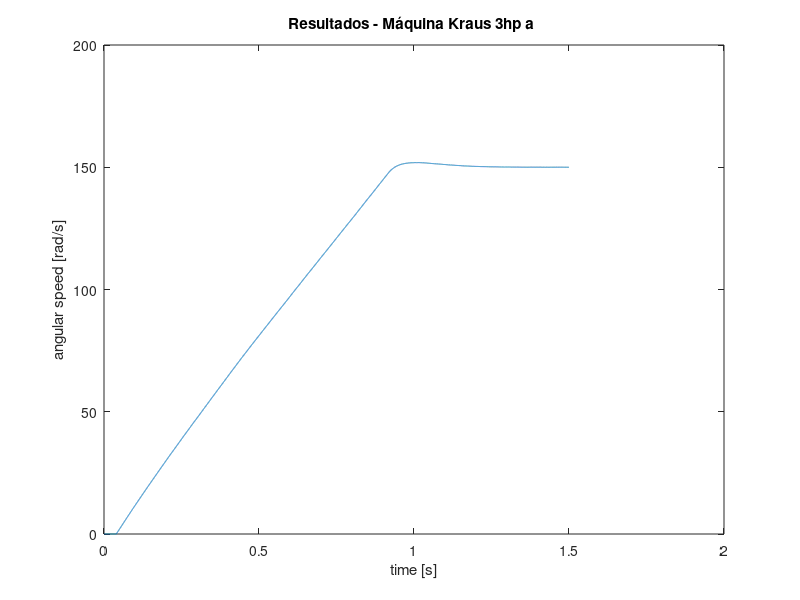
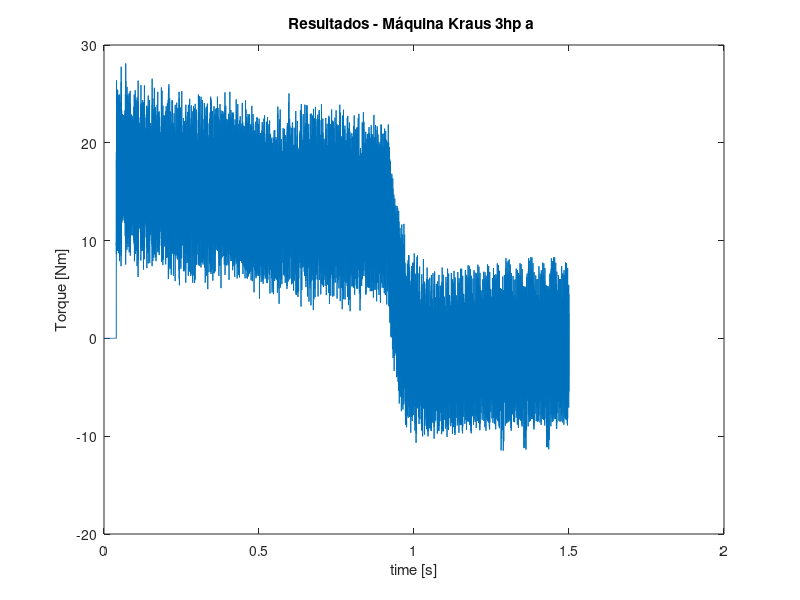
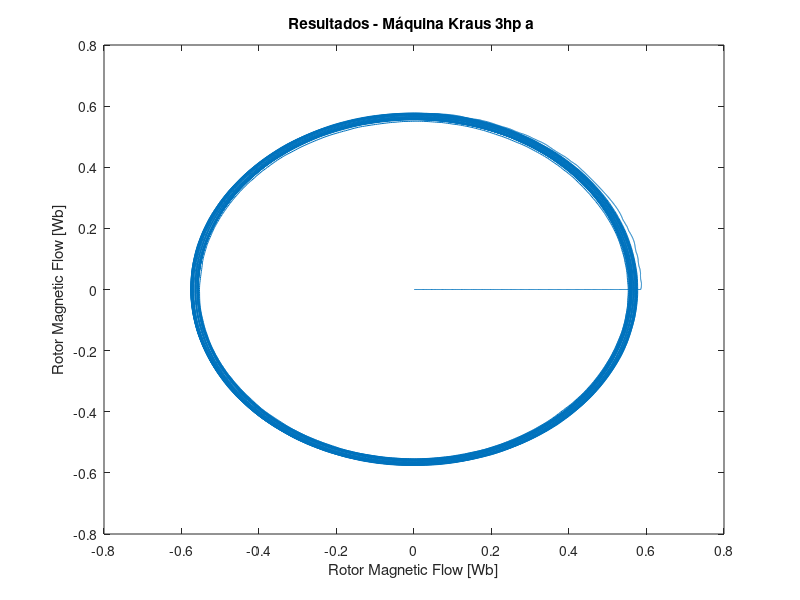
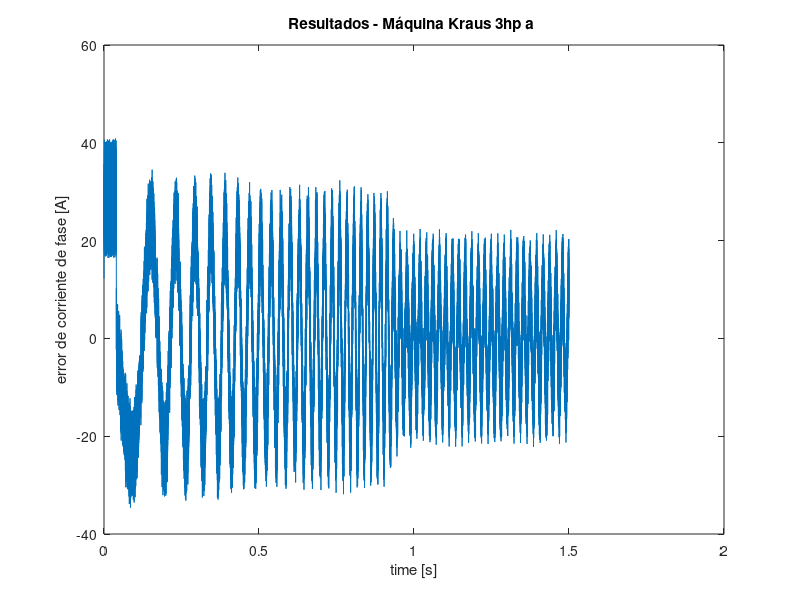

These figures' MATLAB source, in order:

close all;

t=0:1/10000:(15000-1)/10000';
load("vflr1.dat"); figure; plot(t, vflr1(:,5)); title("Resultados - Máquina Kraus 3hp a "); xlabel("time [s]"); ylabel("angular speed [rad/s]");
load("vflr1.dat"); figure; plot(t, vflr1(:,6)); title("Resultados - Máquina Kraus 3hp a "); xlabel("time [s]"); ylabel("Torque [Nm]");
load("vflr1.dat"); figure; plot(vflr1(:,3), vflr1(:,4)); title("Resultados - Máquina Kraus 3hp a "); xlabel("Rotor Magnetic Flow [Wb]"); ylabel("Rotor Magnetic Flow [Wb]");
load("vflr1.dat"); figure; plot(t, vflr1(:,1)-vflr1(:,2)); title("Resultados - Máquina Kraus 3hp a "); xlabel("time [s]"); ylabel("error de corriente de fase [A]");
load("vflr1.dat"); figure; plot(t, vflr1(:,1)); title("Resultados - Máquina Kraus 3hp a "); xlabel("time [s]"); ylabel("corriente Isa [A]");





